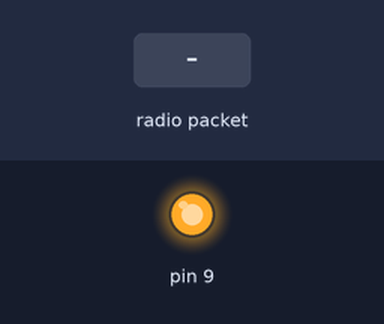
The sketch below on a simulated Arduino Uno, built with avr-gcc and run on an emulated ATmega328P. Parts: output pins drawn as LEDs (lit = HIGH). The test bench sets the inputs (shaded band). No radio packets arrive unless stated; what the sketch prints to the serial monitor is not drawn.

Above: at 1.2 s.
1.3 s: radio packet "1" arrives
At 1.7 s:
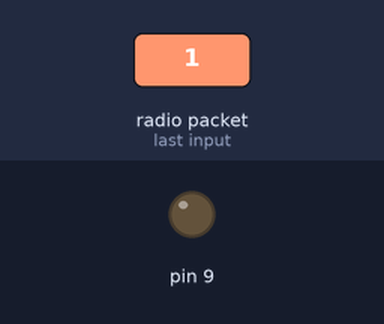
Timing chart, 0 to 4.3 s (numbered marks = the images above; inputs shaded):
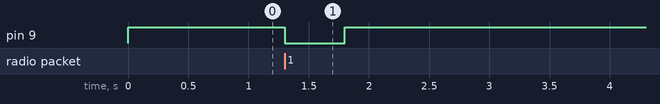

The sketch:

rf69_reliable_datagram_server.ino
```cpp
// rf69_reliable_datagram_server.pde
// -*- mode: C++ -*-
// Example sketch showing how to create a simple addressed, reliable messaging server
// with the RHReliableDatagram class, using the RH_RF69 driver to control a RF69 radio.
// It is designed to work with the other example rf69_reliable_datagram_client
// Tested on Moteino with RFM69 http://lowpowerlab.com/moteino/
// Tested on miniWireless with RFM69 www.anarduino.com/miniwireless
// Tested on Teensy 3.1 with RF69 on PJRC breakout board

#include <RHReliableDatagram.h>
#include <RH_RF69.h>
#include <SPI.h>

#define CLIENT_ADDRESS 1
#define SERVER_ADDRESS 2

// Singleton instance of the radio driver
RH_RF69 driver(10,2);
//RH_RF69 driver(15, 16); // For RF69 on PJRC breakout board with Teensy 3.1
//RH_RF69 rf69(4, 2); // For MoteinoMEGA https://lowpowerlab.com/shop/moteinomega
//RH_RF69 driver(8, 7); // Adafruit Feather 32u4

// Class to manage message delivery and receipt, using the driver declared above
RHReliableDatagram manager(driver, SERVER_ADDRESS);

void setup()
{ pinMode(9, OUTPUT);
  digitalWrite(9, HIGH);
  Serial.begin(9600);
  while (!Serial)
    ;
  if (!manager.init())
    Serial.println("init failed");
  // Defaults after init are 434.0MHz, modulation GFSK_Rb250Fd250, +13dbM (for low power module)

  // If you are using a high power RF69 eg RFM69HW, you *must* set a Tx power with the
  // ishighpowermodule flag set like this:
  driver.setTxPower(14, true);
}

uint8_t data[] = "And hello back to you";
// Dont put this on the stack:
uint8_t buf[RH_RF69_MAX_MESSAGE_LEN];

void loop()
{
  if (manager.available())
  {
    // Wait for a message addressed to us from the client
    uint8_t len = sizeof(buf);
    uint8_t from;
    if (manager.recvfromAck(buf, &len, &from))
    { digitalWrite(9, LOW);
      delay(500);
      digitalWrite(9, HIGH);
      Serial.print("got request from : 0x");
      Serial.print(from, HEX);
      Serial.print(": ");
      Serial.println((char*)buf);

      // Send a reply back to the originator client
      if (!manager.sendtoWait(data, sizeof(data), from))
        Serial.println("sendtoWait failed");
    }
  }
}
```

Measured:
- after the input at 1.3 s, pin 9: HIGH → LOW at once, → HIGH 0.50 s later
